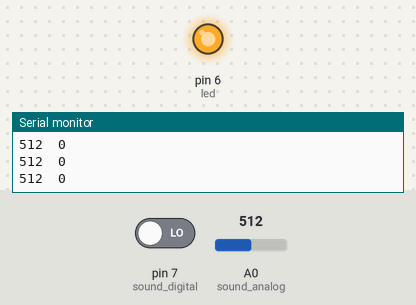
A sketch run on a simulated Arduino Uno, built with avr-gcc and run on an emulated ATmega328P. Parts: output pins drawn as LEDs (lit = HIGH), the last lines printed to the serial monitor. The test bench sets the inputs (shaded band); at power-on: A0 (sound_analog) = 512, pin 7 (sound_digital) LOW.

Above: at 1.2 s.
1.3 s: A0 (sound_analog) set to 22
2.8 s: A0 (sound_analog) set to 17
At 4.0 s:
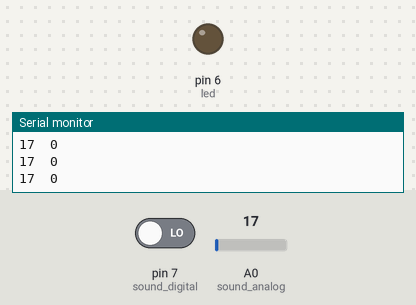
4.3 s: A0 (sound_analog) set to 122
At 5.5 s:
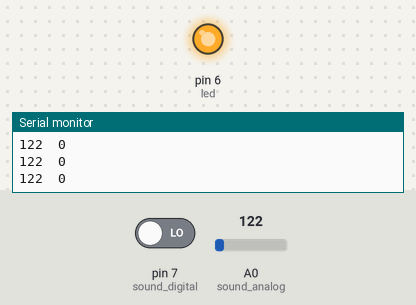
5.8 s: A0 (sound_analog) set to 10
At 7.3 s:
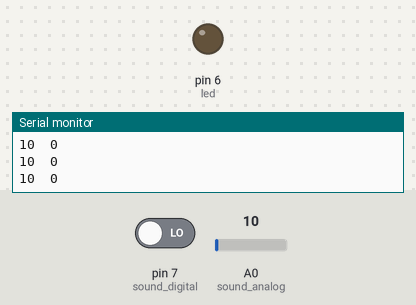
Timing chart, 0 to 8.3 s (numbered marks = the images above; inputs shaded):
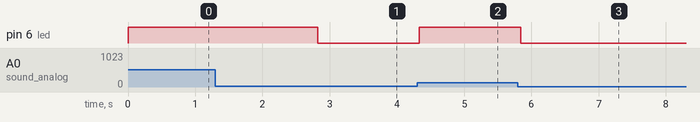

The sketch:

microphone.ino
```cpp
int led=6;
int sound_digital=7;
int sound_analog=A0;

void setup() {
  Serial.begin(9600);
  pinMode(led,OUTPUT);
pinMode( sound_digital,INPUT);

  // put your setup code here, to run once:

}

void loop() {
  int val_digital= digitalRead(sound_digital);
 int val_analog= analogRead(sound_analog);
 Serial.print(val_analog);
Serial.print("\t");
 Serial.println(val_digital);
  if(val_analog>=20)
  {
    digitalWrite(led,HIGH);
delay(50);
  }
  else
  {
digitalWrite(led,LOW);
delay(50);
  }
  // put your main code here, to run repeatedly:

}
```

Measured:
- the behaviour switches between 20 and 19 on A0 (sound_analog) (found by bisection; images 0 and 1)
- after the input at 2.8 s, pin 6 (led): HIGH → LOW at once
- after the input at 4.3 s, pin 6 (led): LOW → HIGH at once
- after the input at 5.8 s, pin 6 (led): HIGH → LOW at once
